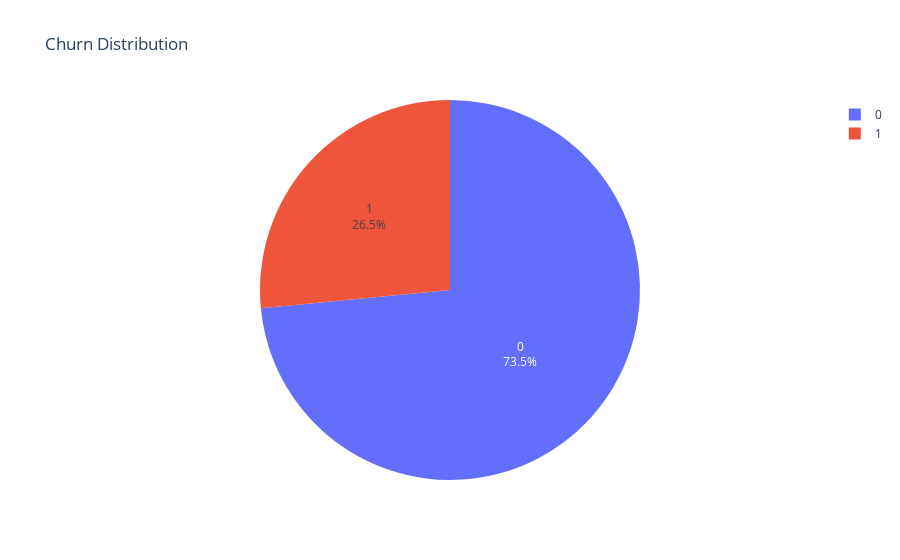

Here is the notebook cell this chart was saved with:
### Markdown cell above
The data seems to be of good quality and without missing values.
A typical churn dataset with anonymized customer ids features and target outcomes.
I'm going to do some EDA then train and evaluate a classification model to predict the target values.

### Code cell
# Pie chart 
fig = px.pie(
    names=df_churn['Churn'].value_counts().index, 
    values=df_churn['Churn'].value_counts().values, 
    labels={0: 'No Churn', 1: 'Churn'},  
    title='Churn Distribution',
    color=df_churn['Churn'].value_counts().index.astype(str),  
)

fig.update_traces(
    textinfo='percent+label',
)

# Show the plot
fig.show()

### Figure 1 — Plotly figure (JSON) as saved in the notebook; plotly's stock layout.template omitted (floating-point values rounded to 4 significant figures)
{"data": [{"customdata": [["0"], ["1"]], "domain": {"x": [0, 1], "y": [0, 1]}, "hovertemplate": "label=%{label}<br>value=%{value}<br>color=%{customdata[0]}<extra></extra>", "labels": [0, 1], "legendgroup": "", "marker": {"colors": ["#636efa", "#EF553B"]}, "name": "", "showlegend": true, "textinfo": "percent+label", "type": "pie", "values": [5174, 1869]}], "layout": {"legend": {"tracegroupgap": 0}, "title": {"text": "Churn Distribution"}}}
